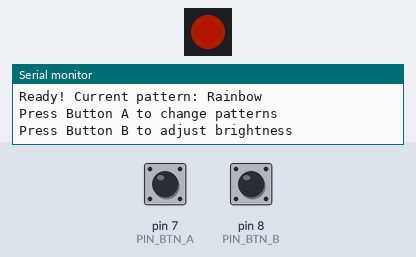
The sketch below on a simulated Arduino Uno, built with avr-gcc and run on an emulated ATmega328P. Shown: 1 RGB LEDs in strip order, left to right, the last lines printed to the serial monitor. Inputs (shaded band) come from the test bench; at power-on: pin 7 (PIN_BTN_A) HIGH, pin 8 (PIN_BTN_B) HIGH. Dim RGB values are drawn brighter than linear.

Above: at 2.03 s.
2.9 s: pin 7 (PIN_BTN_A) pulled LOW for 0.15 s
At 3.8 s:
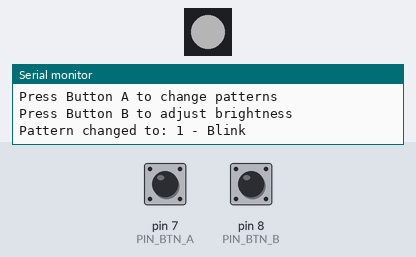
5.9 s: pin 7 (PIN_BTN_A) pulled LOW for 1 s
At 6.78 s:
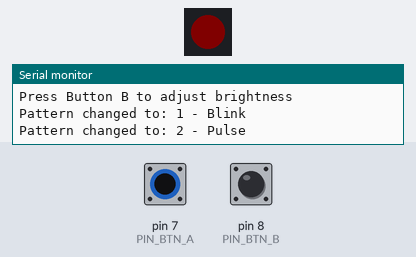
8.9 s: pin 8 (PIN_BTN_B) pulled LOW for 0.15 s
At 9.05 s:
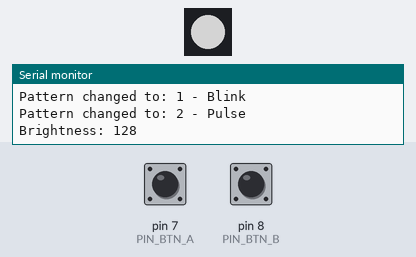
11.9 s: pin 8 (PIN_BTN_B) pulled LOW for 1 s
At 13.19 s:
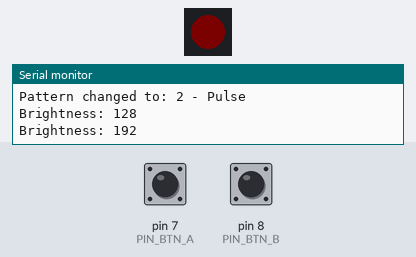
14.9 s: pin 7 (PIN_BTN_A) pulled LOW for 0.15 s
At 16.2 s:
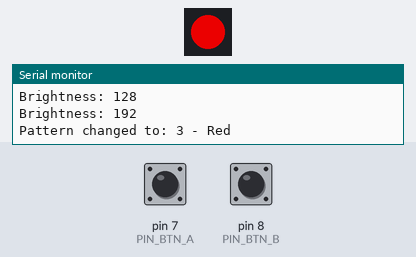
17.9 s: pin 7 (PIN_BTN_A) pulled LOW for 1 s
At 18.5 s:
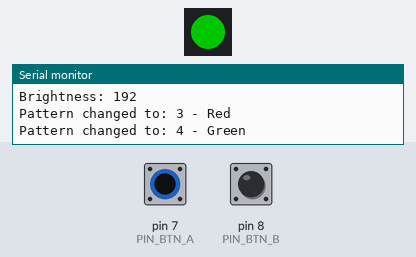
Timing chart, 0 to 20.9 s (numbered marks = the images above; inputs shaded):
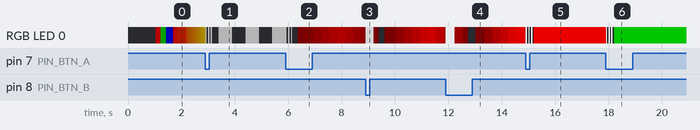

Measured:
- after the input at 17.9 s, RGB LED 0: RGB(192, 0, 0) → RGB(192, 192, 192) at once, then repeats every 0.10 s: off 0.05 s, RGB(192, 192, 192) 0.05 s, until it stays RGB(0, 96, 0) from 18.2 s

The sketch:

NeopixelTest.ino
```cpp
/*
 * NeopixelTest
 *
 * Test program for SumaShield NeoPixel (WS2812) on GPIO 6
 * Uses FastLED library for LED control
 *
 * Author: Leo Kuroshita (Hugelton instruments)
 */

#include <FastLED.h>

// Version information
#define NEOPIXELTEST_VERSION_MAJOR 1
#define NEOPIXELTEST_VERSION_MINOR 0
#define NEOPIXELTEST_VERSION_PATCH 0
#define NEOPIXELTEST_VERSION "1.0.0"

// NeoPixel configuration
#define NEOPIXEL_PIN     6     // GPIO 6
#define NUM_LEDS         1     // Single NeoPixel
#define LED_TYPE         WS2812B
#define COLOR_ORDER      GRB
#define BRIGHTNESS       64    // 0-255 (start low, adjust as needed)

// CRGB array for FastLED
CRGB leds[NUM_LEDS];

// Animation timing
unsigned long last_update = 0;
unsigned long update_interval = 500; // ms between color changes
uint8_t hue = 0;  // Color wheel position (0-255)
uint8_t pattern = 0;  // Current pattern (0-7)

// Button for pattern switching
const int PIN_BTN_A = 7;
const int PIN_BTN_B = 8;

bool last_btn_a = HIGH;
bool last_btn_b = HIGH;

// Pattern definitions
enum Pattern {
  RAINBOW = 0,        // Cycle through colors
  BLINK,              // Blink on/off
  PULSE,              // Pulse brightness
  RED,                // Solid red
  GREEN,              // Solid green
  BLUE,               // Solid blue
  WHITE,              // Solid white
  TEST_ALL            // Test all colors rapidly
};

const char* PATTERN_NAMES[] = {
  "Rainbow",
  "Blink",
  "Pulse",
  "Red",
  "Green",
  "Blue",
  "White",
  "Test All"
};

void setup() {
  Serial.begin(115200);
  delay(1000);  // Wait for serial to stabilize

  Serial.println("========================================");
  Serial.println("   NeopixelTest for SumaShield");
  Serial.print("   Version ");
  Serial.println(NEOPIXELTEST_VERSION);
  Serial.println("========================================");
  Serial.println();
  Serial.print("NeoPin: GPIO ");
  Serial.println(NEOPIXEL_PIN);
  Serial.print("LED Type: WS2812B");
  Serial.println();
  Serial.print("Brightness: ");
  Serial.println(BRIGHTNESS);
  Serial.println();
  Serial.println("Controls:");
  Serial.println("  Button A: Next pattern");
  Serial.println("  Button B: Increase/decrease brightness");
  Serial.println();
  Serial.println("Patterns:");
  for (int i = 0; i < 8; i++) {
    Serial.print("  ");
    Serial.print(i);
    Serial.print(": ");
    Serial.println(PATTERN_NAMES[i]);
  }
  Serial.println();
  Serial.println("========================================");
  Serial.println("Initializing...");
  Serial.println();

  // Initialize FastLED
  FastLED.addLeds<LED_TYPE, NEOPIXEL_PIN, COLOR_ORDER>(leds, NUM_LEDS);
  FastLED.setBrightness(BRIGHTNESS);
  FastLED.clear();
  FastLED.show();

  // Initialize buttons
  pinMode(PIN_BTN_A, INPUT_PULLUP);
  pinMode(PIN_BTN_B, INPUT_PULLUP);

  // Test sequence - show each color briefly
  Serial.println("Test sequence: R -> G -> B");
  leds[0] = CRGB::Red;
  FastLED.show();
  delay(200);

  leds[0] = CRGB::Green;
  FastLED.show();
  delay(200);

  leds[0] = CRGB::Blue;
  FastLED.show();
  delay(200);

  FastLED.clear();
  FastLED.show();

  Serial.println();
  Serial.println("Ready! Current pattern: Rainbow");
  Serial.println("Press Button A to change patterns");
  Serial.println("Press Button B to adjust brightness");
  Serial.println();
}

void loop() {
  unsigned long current_time = millis();

  // Read buttons
  bool btn_a = digitalRead(PIN_BTN_A);
  bool btn_b = digitalRead(PIN_BTN_B);

  // Button A: Next pattern
  if (btn_a == LOW && last_btn_a == HIGH) {
    pattern = (pattern + 1) % 8;
    Serial.print("Pattern changed to: ");
    Serial.print(pattern);
    Serial.print(" - ");
    Serial.println(PATTERN_NAMES[pattern]);

    // Flash to confirm pattern change
    for (int i = 0; i < 3; i++) {
      leds[0] = CRGB::White;
      FastLED.show();
      delay(50);
      FastLED.clear();
      FastLED.show();
      delay(50);
    }

    // Reset timing
    last_update = current_time;
    hue = 0;
  }

  // Button B: Cycle brightness
  if (btn_b == LOW && last_btn_b == HIGH) {
    static uint8_t brightness_levels[] = {32, 64, 128, 192, 255};
    static uint8_t brightness_idx = 1;

    brightness_idx = (brightness_idx + 1) % 5;
    uint8_t new_brightness = brightness_levels[brightness_idx];
    FastLED.setBrightness(new_brightness);

    Serial.print("Brightness: ");
    Serial.println(new_brightness);

    // Flash to confirm brightness change
    leds[0] = CRGB::White;
    FastLED.show();
    delay(100);
    FastLED.clear();
    FastLED.show();
  }

  last_btn_a = btn_a;
  last_btn_b = btn_b;

  // Run current pattern
  runPattern(current_time);

  // Update LEDs
  FastLED.show();
}

void runPattern(unsigned long current_time) {
  switch (pattern) {
    case RAINBOW:
      if (current_time - last_update > 20) {  // Fast color cycle
        hue++;
        leds[0] = CHSV(hue, 255, 255);
        last_update = current_time;
      }
      break;

    case BLINK:
      if (current_time - last_update > 500) {  // 500ms blink
        static bool blink_state = false;
        blink_state = !blink_state;
        if (blink_state) {
          leds[0] = CRGB::White;
        } else {
          leds[0] = CRGB::Black;
        }
        last_update = current_time;
      }
      break;

    case PULSE:
      {
        uint8_t pulse_speed = 30;  // ms per step
        if (current_time - last_update > pulse_speed) {
          static uint8_t pulse_value = 0;
          static int8_t pulse_direction = 5;

          pulse_value += pulse_direction;
          if (pulse_value >= 255 || pulse_value <= 0) {
            pulse_direction = -pulse_direction;
          }

          leds[0] = CHSV(0, 255, pulse_value);  // Red pulse
          last_update = current_time;
        }
      }
      break;

    case RED:
      leds[0] = CRGB::Red;
      break;

    case GREEN:
      leds[0] = CRGB::Green;
      break;

    case BLUE:
      leds[0] = CRGB::Blue;
      break;

    case WHITE:
      leds[0] = CRGB::White;
      break;

    case TEST_ALL:
      if (current_time - last_update > 200) {  // Fast color switching
        static uint8_t test_color = 0;

        switch (test_color % 8) {
          case 0: leds[0] = CRGB::Red; break;
          case 1: leds[0] = CRGB::Green; break;
          case 2: leds[0] = CRGB::Blue; break;
          case 3: leds[0] = CRGB::Yellow; break;
          case 4: leds[0] = CRGB::Cyan; break;
          case 5: leds[0] = CRGB::Magenta; break;
          case 6: leds[0] = CRGB::White; break;
          case 7: leds[0] = CRGB::Black; break;
        }

        test_color++;
        last_update = current_time;
      }
      break;
  }
}
```
